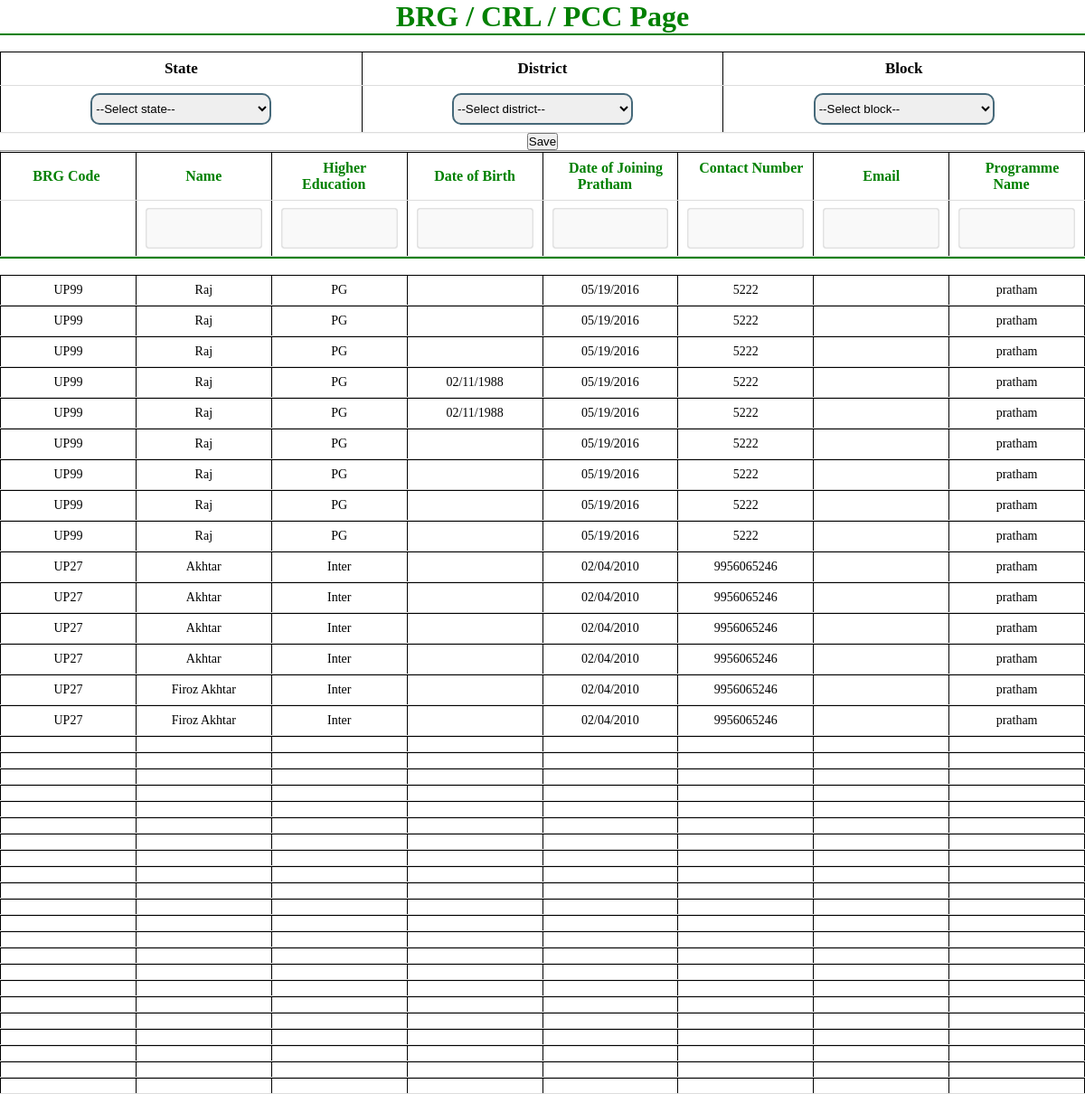
Page /location/brgList.php on the committed database.
### tables this page shows
CREATE TABLE `brglist` (
  `id` int(5) NOT NULL,
  `state` varchar(25) DEFAULT NULL,
  `districtName` varchar(50) DEFAULT NULL,
  `blockName` varchar(50) DEFAULT NULL,
  `brgCode` varchar(25) DEFAULT NULL,
  `brgName` varchar(25) DEFAULT NULL,
  `higherEducation` varchar(25) DEFAULT NULL,
  `dateOfBirth` varchar(25) DEFAULT NULL,
  `dateOfJoiningPratham` varchar(25) DEFAULT NULL,
  `contectNo` varchar(25) DEFAULT NULL,
  `email` varchar(35) DEFAULT NULL,
  `programName` varchar(25) DEFAULT NULL
);

### location/brgList.php (the view, shortened to what this page needs)
<html>
<head><script type="text/javascript" src="jquery-1.4.1.min.js"></script>
</head>
				<link rel="stylesheet" href="//code.jquery.com/ui/1.11.4/themes/smoothness/jquery-ui.css">
				<link rel="stylesheet" href="style.css" type="text/css"/>
				<font color="green" face="calibri" size="6"><center><b>BRG / CRL / PCC Page</b></center></font>
				<hr color="#008000" width="100%"></hr>
		<br>
		<table align="center" border="1" bordercolor="#9999C0" cellpadding="0" cellspacing="0" height="10%" width="40%">
			<tr align="center">
				<td id="ft">State</td>
				<td id="ft">District</td>
				<td id="ft">Block</td>
			</tr>
			<tr align="center">
				<td id="ft1" width="40%">
					<select name="state" class="state">
					<option selected="selected">--Select state--</option>
						</select>
				</td>
				<td id="ft1" width="30%">
						<select name="district" class="district">
						<option selected="selected">--Select district--</option>
						</select>
				</td>
				<td id="ft1" width="30%">
						<select name="block" class="block">
						<option selected="selected">--Select block--</option>
						</select>
				</td>
			</tr>
		</table>
		<center><button name="savebutton" id ="id_save" class="Save">Save</button></center>
				<hr>
	<table class="list appTbl" id="" style="width:100%;border-color:gold;" align="center" border="0" cellpadding="0" cellspacing="0">
			<tr class="headerRow">
				<th><font color="#008000" face="calibri" size="3">
					<center>&nbsp;&nbsp;BRG Code &nbsp;&nbsp;</center>
					</font>
				</th>
				<th><font color="#008000" face="calibri" size="3">
					<center>&nbsp;&nbsp; Name &nbsp;&nbsp;</center>
					</font>
				</th>
				<th>
					<font color="#008000" face="calibri" size="3">
					<center>&nbsp;&nbsp; Higher Education &nbsp;&nbsp;</center>
					</font>
				</th>
				<th><font color="#008000" face="calibri" size="3">
					<center>&nbsp;&nbsp; Date of Birth &nbsp;&nbsp;</center>
					</font>
				</th>
				<th><font color="#008000" face="calibri" size="3">
					<center>&nbsp;&nbsp; Date of Joining Pratham &nbsp;&nbsp;</center>
					</font>
				</th>
				<th><font color="#008000" face="calibri" size="3">
					<center>&nbsp;&nbsp; Contact Number &nbsp;&nbsp;</center>
					</font>
				</th>
				<th><font color="#008000" face="calibri" size="3">
					<center>Email</center>
				    </font>
				</th>
				<th>
					<font color="#008000" face="calibri" size="3">
					<center>&nbsp;&nbsp; Programme Name &nbsp;&nbsp;</center>
					</font>
				</th>
			</tr>
		<tr class="tablerow" onmouseover="" onmouseout="" onBlur="" onFocus="">
				<td><label></label></td>
				<td><input type = "Text" size ="14" id= "brgName" name="brgName" value="<?php if(isset($_POST['brgName'])) echo $_POST['brgName']; ?>"></td>
				<td><input type = "Text" size ="14" id = "higherEducation" name="higherEducation" value="<?php if(isset($_POST['higherEducation'])) echo $_POST['higherEducation']; ?>"></td>
				<td><input type = "Text" size ="14" id = "DateOfBirth" name="dateOfBirth" value="<?php if(isset($_POST['dateOfBirth'])) echo $_POST['dateOfBirth']; ?>"></td>
				<td><input type = "Text" size ="14" id = "DateOfJoiningPratham" name="dateOfJoiningPratham" value="<?php if(isset($_POST['dateOfJoiningPratham'])) echo $_POST['dateOfJoiningPratham']; ?>"></td>
				<td><input type = "Text" size ="14" id = "contectNo" name="contectNo" value="<?php if(isset($_POST['contectNo'])) echo $_POST['contectNo']; ?>"></td>
				<td><input type = "Text" size ="14" id = "email" name="email" value="<?php if(isset($_POST['email'])) echo $_POST['email']; ?>"></td>
				<td><input type = "Text" size ="14" id = "programName" name="programName" value="<?php if(isset($_POST['programName'])) echo $_POST['programName']; ?>"></td>
		</tr>
	</table>
<hr color="#008000" width="100%" ></hr>
</html>
<html>
	<head>
	</head>
		<body>
			<?php
				$servername = "localhost";
				$username = "root";
				$password = "";
				$dbname = "location";
					$conn = new mysqli($servername, $username, $password, $dbname);
					$sql = "SELECT brgCode, brgName, higherEducation, dateOfBirth, dateOfJoiningPratham, contectNo,email, programName FROM brgList";
					$result = $conn->query($sql);
					if ($result->num_rows > 0) {
					    while($row = $result->fetch_assoc()) {
					         echo "<table><tr><td>" . $row["brgCode"]. "</td>
					         			<td>" . $row["brgName"]. "</td>
										<td>" . $row["higherEducation"]. "</td>
										<td>" . $row["dateOfBirth"]. "</td>
										<td>" . $row["dateOfJoiningPratham"]. "</td>
										<td>" . $row["contectNo"]. "</td>
										<td>" . $row["email"]. "</td>
										<td>" . $row["programName"]. "</td>
										</tr>";
						}
							echo "</table>";
							}
							else {
								     echo "0 results";
								}
			?>
		</body>
</html>

### location/style.css (style rules this page uses)
* { margin:0; padding:0; }
table { border:solid #dcdcdc 1px; padding:25px; box-shadow: 0px 0px 1px rgba(0,0,0,0.2); }
table tr,td { padding:15px; //border:solid #e1e1e1 1px; }
table tr td input { width:97%; height:45px; border:solid #e1e1e1 1px; border-radius:3px; padding-left:10px; font-family:Verdana, Geneva, sans-serif; font-size:16px; background:#f9f9f9; transition-duration:0.5s; box-shadow: inset 0px 0px 1px rgba(0,0,0,0.4); }
#ft { font-family:candara; font-size:17px; font-weight:bold; color:#000; text-align:center; }
#ft1 { font-family:calibri; font-size:18px; font-weight:bold; color:brown; text-align:center; }

### location/brgList.php (style rules this page uses)
label { font-weight:bold; padding:10px; }
select { width:200px; height:35px; border:2px solid #456879; border-radius:10px; }
table, th, td,tr { border: 1px solid black; border-collapse: collapse; width: 100%; padding: 8px; border-bottom: 1px solid #ddd; font-family: calibri; font-size: 14px; table-layout: fixed; text-align: center; }

### rows in the picture
brglist: brgCode "UP99", brgName "Raj", higherEducation "PG", dateOfJoiningPratham "05/19/2016", contectNo "5222", programName "pratham"
brglist: brgCode "UP99", brgName "Raj", higherEducation "PG", dateOfJoiningPratham "05/19/2016", contectNo "5222", programName "pratham"
brglist: brgCode "UP99", brgName "Raj", higherEducation "PG", dateOfJoiningPratham "05/19/2016", contectNo "5222", programName "pratham"
brglist: brgCode "UP99", brgName "Raj", higherEducation "PG", dateOfBirth "02/11/1988", dateOfJoiningPratham "05/19/2016", contectNo "5222", programName "pratham"
brglist: brgCode "UP99", brgName "Raj", higherEducation "PG", dateOfBirth "02/11/1988", dateOfJoiningPratham "05/19/2016", contectNo "5222", programName "pratham"
brglist: brgCode "UP99", brgName "Raj", higherEducation "PG", dateOfJoiningPratham "05/19/2016", contectNo "5222", programName "pratham"
brglist: brgCode "UP99", brgName "Raj", higherEducation "PG", dateOfJoiningPratham "05/19/2016", contectNo "5222", programName "pratham"
brglist: brgCode "UP99", brgName "Raj", higherEducation "PG", dateOfJoiningPratham "05/19/2016", contectNo "5222", programName "pratham"
brglist: brgCode "UP99", brgName "Raj", higherEducation "PG", dateOfJoiningPratham "05/19/2016", contectNo "5222", programName "pratham"
brglist: brgCode "UP27", brgName "Akhtar", higherEducation "Inter", dateOfJoiningPratham "02/04/2010", contectNo "9956065246", programName "pratham"
brglist: brgCode "UP27", brgName "Akhtar", higherEducation "Inter", dateOfJoiningPratham "02/04/2010", contectNo "9956065246", programName "pratham"
brglist: brgCode "UP27", brgName "Akhtar", higherEducation "Inter", dateOfJoiningPratham "02/04/2010", contectNo "9956065246", programName "pratham"
brglist: brgCode "UP27", brgName "Akhtar", higherEducation "Inter", dateOfJoiningPratham "02/04/2010", contectNo "9956065246", programName "pratham"
brglist: brgCode "UP27", brgName "Firoz Akhtar", higherEducation "Inter", dateOfJoiningPratham "02/04/2010", contectNo "9956065246", programName "pratham"
brglist: brgCode "UP27", brgName "Firoz Akhtar", higherEducation "Inter", dateOfJoiningPratham "02/04/2010", contectNo "9956065246", programName "pratham"
